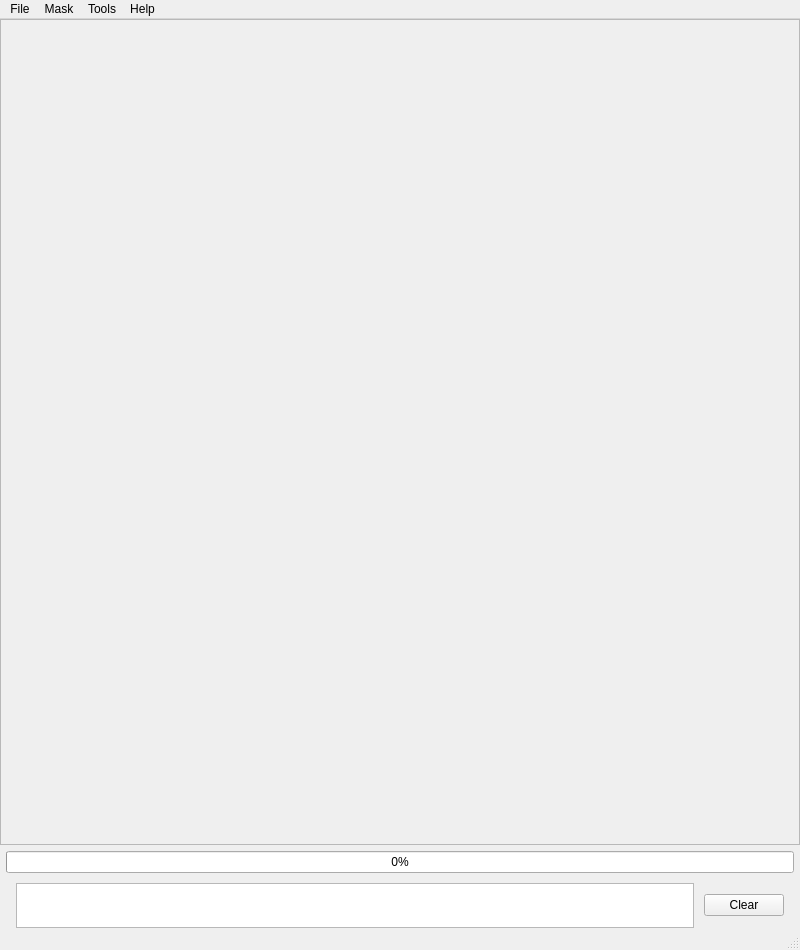
<?xml version="1.0" encoding="UTF-8"?>
<ui version="4.0">
 <class>MainWindow</class>
 <widget class="QMainWindow" name="MainWindow">
  <property name="geometry">
   <rect>
    <x>0</x>
    <y>0</y>
    <width>800</width>
    <height>950</height>
   </rect>
  </property>
  <property name="sizePolicy">
   <sizepolicy hsizetype="Preferred" vsizetype="Preferred">
    <horstretch>0</horstretch>
    <verstretch>0</verstretch>
   </sizepolicy>
  </property>
  <property name="minimumSize">
   <size>
    <width>800</width>
    <height>340</height>
   </size>
  </property>
  <property name="maximumSize">
   <size>
    <width>16777215</width>
    <height>16777215</height>
   </size>
  </property>
  <property name="windowTitle">
   <string>MJOLNIRGui</string>
  </property>
  <property name="windowOpacity">
   <double>1.000000000000000</double>
  </property>
  <widget class="QWidget" name="centralwidget">
   <property name="sizePolicy">
    <sizepolicy hsizetype="Expanding" vsizetype="Expanding">
     <horstretch>0</horstretch>
     <verstretch>0</verstretch>
    </sizepolicy>
   </property>
   <layout class="QVBoxLayout" name="verticalLayout_2">
    <property name="spacing">
     <number>0</number>
    </property>
    <property name="leftMargin">
     <number>0</number>
    </property>
    <property name="topMargin">
     <number>0</number>
    </property>
    <property name="rightMargin">
     <number>0</number>
    </property>
    <property name="bottomMargin">
     <number>0</number>
    </property>
    <item>
     <widget class="QScrollArea" name="scrollArea">
      <property name="sizePolicy">
       <sizepolicy hsizetype="Expanding" vsizetype="Expanding">
        <horstretch>0</horstretch>
        <verstretch>0</verstretch>
       </sizepolicy>
      </property>
      <property name="lineWidth">
       <number>0</number>
      </property>
      <property name="widgetResizable">
       <bool>true</bool>
      </property>
      <widget class="QWidget" name="scrollAreaWidgetContents">
       <property name="geometry">
        <rect>
         <x>0</x>
         <y>0</y>
         <width>798</width>
         <height>822</height>
        </rect>
       </property>
       <layout class="QVBoxLayout" name="verticalLayout_4">
        <item>
         <layout class="QVBoxLayout" name="verticalLayout">
          <property name="spacing">
           <number>6</number>
          </property>
          <property name="sizeConstraint">
           <enum>QLayout::SetNoConstraint</enum>
          </property>
          <item>
           <widget class="QWidget" name="fixedOpen" native="true">
            <property name="sizePolicy">
             <sizepolicy hsizetype="Expanding" vsizetype="Fixed">
              <horstretch>0</horstretch>
              <verstretch>0</verstretch>
             </sizepolicy>
            </property>
            <property name="minimumSize">
             <size>
              <width>0</width>
              <height>300</height>
             </size>
            </property>
            <property name="toolTip">
             <string>Manage datasets and their datafiles</string>
            </property>
           </widget>
          </item>
          <item>
           <widget class="QWidget" name="collapsibleContainer" native="true">
            <property name="sizePolicy">
             <sizepolicy hsizetype="Preferred" vsizetype="Expanding">
              <horstretch>0</horstretch>
              <verstretch>0</verstretch>
             </sizepolicy>
            </property>
            <property name="styleSheet">
             <string notr="true"/>
            </property>
           </widget>
          </item>
         </layout>
        </item>
       </layout>
      </widget>
     </widget>
    </item>
    <item>
     <layout class="QVBoxLayout" name="verticalLayout_3">
      <property name="spacing">
       <number>10</number>
      </property>
      <property name="leftMargin">
       <number>6</number>
      </property>
      <property name="topMargin">
       <number>6</number>
      </property>
      <property name="rightMargin">
       <number>6</number>
      </property>
      <item>
       <widget class="QProgressBar" name="progressBar">
        <property name="sizePolicy">
         <sizepolicy hsizetype="Preferred" vsizetype="Fixed">
          <horstretch>0</horstretch>
          <verstretch>0</verstretch>
         </sizepolicy>
        </property>
        <property name="value">
         <number>0</number>
        </property>
       </widget>
      </item>
      <item>
       <layout class="QHBoxLayout" name="horizontalLayout">
        <property name="spacing">
         <number>10</number>
        </property>
        <property name="leftMargin">
         <number>10</number>
        </property>
        <property name="rightMargin">
         <number>10</number>
        </property>
        <item>
         <widget class="QTextBrowser" name="textBrowser">
          <property name="sizePolicy">
           <sizepolicy hsizetype="Expanding" vsizetype="Minimum">
            <horstretch>0</horstretch>
            <verstretch>0</verstretch>
           </sizepolicy>
          </property>
          <property name="maximumSize">
           <size>
            <width>16777215</width>
            <height>45</height>
           </size>
          </property>
         </widget>
        </item>
        <item>
         <widget class="QPushButton" name="log_reset_btn">
          <property name="text">
           <string>Clear</string>
          </property>
         </widget>
        </item>
       </layout>
      </item>
     </layout>
    </item>
   </layout>
  </widget>
  <widget class="QMenuBar" name="menubar">
   <property name="geometry">
    <rect>
     <x>0</x>
     <y>0</y>
     <width>800</width>
     <height>21</height>
    </rect>
   </property>
   <widget class="QMenu" name="menuFile">
    <property name="title">
     <string>File</string>
    </property>
    <addaction name="actionSave_GUI_state"/>
    <addaction name="actionLoad_GUI_state"/>
    <addaction name="separator"/>
    <addaction name="actionGenerate_View3d_script"/>
    <addaction name="actionGenerate_QELine_script"/>
    <addaction name="actionGenerate_QPlane_script"/>
    <addaction name="actionGenerate_1d_script"/>
    <addaction name="separator"/>
    <addaction name="actionClose_Windows"/>
    <addaction name="actionSettings"/>
    <addaction name="actionExit"/>
   </widget>
   <widget class="QMenu" name="menuMask">
    <property name="title">
     <string>Mask</string>
    </property>
    <addaction name="actionOpen_mask_gui"/>
    <addaction name="actionLoad_mask"/>
   </widget>
   <widget class="QMenu" name="menuHelp">
    <property name="title">
     <string>Help</string>
    </property>
    <addaction name="actionAbout"/>
    <addaction name="actionHelp"/>
    <addaction name="actionSubtraction"/>
   </widget>
   <widget class="QMenu" name="menuTools">
    <property name="title">
     <string>Tools</string>
    </property>
    <addaction name="actionPrediction_Tool"/>
    <addaction name="actionCalculate_Molecular_Weight"/>
    <addaction name="actionNeutron_Calculations"/>
    <addaction name="actionGenerate_Normalization"/>
    <addaction name="actionElectronic_Logbook"/>
    <addaction name="actionSubtraction_Of_DataSets"/>
   </widget>
   <addaction name="menuFile"/>
   <addaction name="menuMask"/>
   <addaction name="menuTools"/>
   <addaction name="menuHelp"/>
  </widget>
  <widget class="QStatusBar" name="statusbar"/>
  <action name="actionSave_GUI_state">
   <property name="text">
    <string>Save GUI state</string>
   </property>
  </action>
  <action name="actionLoad_GUI_state">
   <property name="text">
    <string>Load GUI state</string>
   </property>
  </action>
  <action name="actionGenerate_View3d_script">
   <property name="text">
    <string>Generate View3D script</string>
   </property>
  </action>
  <action name="actionGenerate_QELine_script">
   <property name="text">
    <string>Generate QELine script</string>
   </property>
  </action>
  <action name="actionGenerate_QPlane_script">
   <property name="text">
    <string>Generate QPlane script</string>
   </property>
  </action>
  <action name="actionGenerate_1d_script">
   <property name="text">
    <string>Generate 1D script</string>
   </property>
  </action>
  <action name="actionExit">
   <property name="text">
    <string>Exit</string>
   </property>
  </action>
  <action name="actionOpen_mask_gui">
   <property name="text">
    <string>Open Mask GUI</string>
   </property>
  </action>
  <action name="actionLoad_mask">
   <property name="text">
    <string>Load Mask</string>
   </property>
  </action>
  <action name="actionAbout">
   <property name="text">
    <string>About</string>
   </property>
  </action>
  <action name="actionHelp">
   <property name="text">
    <string>Help</string>
   </property>
  </action>
  <action name="actionChange_Theme">
   <property name="text">
    <string>Change Theme</string>
   </property>
  </action>
  <action name="actionSettings">
   <property name="text">
    <string>Settings</string>
   </property>
  </action>
  <action name="actionClose_Windows">
   <property name="text">
    <string>Close Windows</string>
   </property>
  </action>
  <action name="actionPrediction_Tool">
   <property name="text">
    <string>Prediction Tool</string>
   </property>
  </action>
  <action name="actionCalculate_Molecular_Weight">
   <property name="text">
    <string>Calculate Molecular Weight</string>
   </property>
  </action>
  <action name="actionNeutron_Calculations">
   <property name="text">
    <string>Neutron Calculations</string>
   </property>
  </action>
  <action name="actionGenerate_Normalization">
   <property name="text">
    <string>Generate Normalization</string>
   </property>
  </action>
  <action name="actionElectronic_Logbook">
   <property name="text">
    <string>Electronic Logbook</string>
   </property>
  </action>
  <action name="actionSubtraction_Of_DataSets">
   <property name="text">
    <string>Subtraction of DataSets</string>
   </property>
  </action>
  <action name="actionSubtraction">
   <property name="text">
    <string>Subtraction</string>
   </property>
  </action>
 </widget>
 <resources/>
 <connections/>
</ui>
